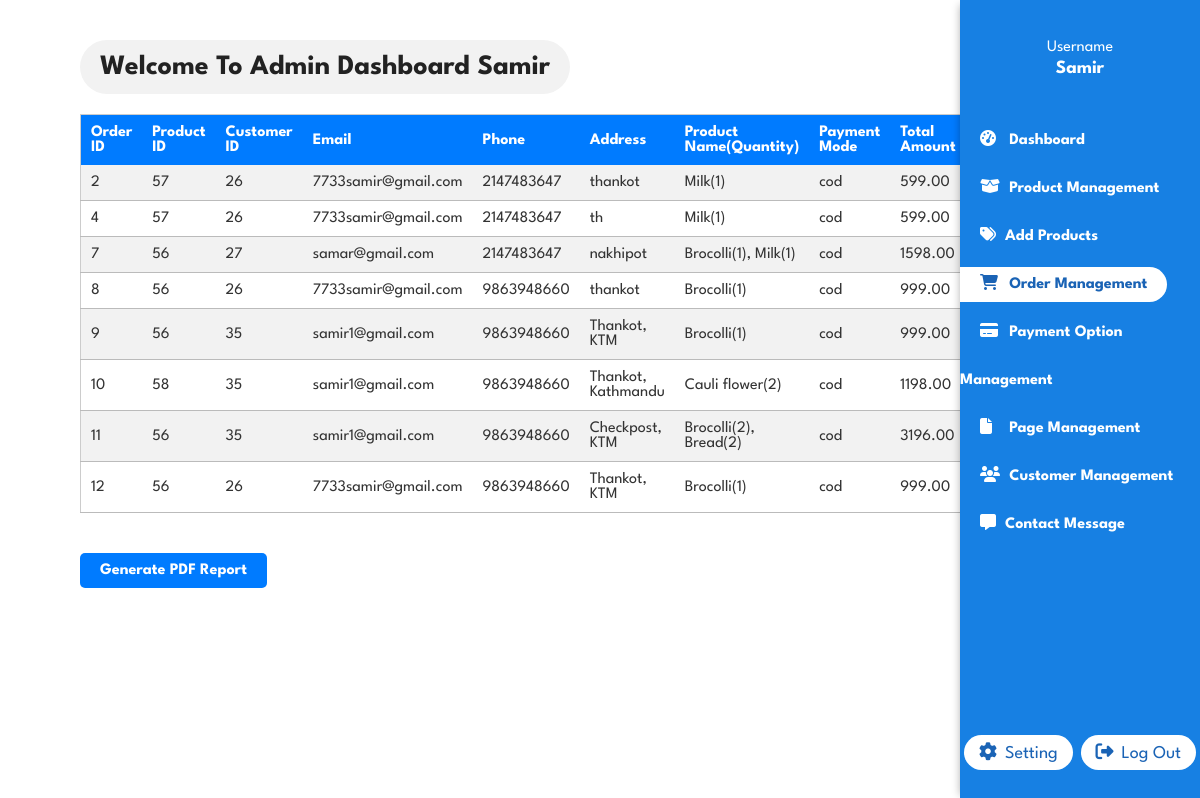
/admin/orders.php (signed in), run on the app's committed database.
### tables this page shows
CREATE TABLE `users_table` (
  `id` int(11) NOT NULL,
  `name` varchar(50) NOT NULL,
  `email` varchar(100) NOT NULL,
  `password` varchar(50) NOT NULL,
  `phone` bigint(20) NOT NULL
);

CREATE TABLE `orders` (
  `order_id` int(11) NOT NULL,
  `product_id` int(11) DEFAULT NULL,
  `customer_id` int(11) NOT NULL,
  `username` varchar(50) NOT NULL,
  `email` varchar(50) NOT NULL,
  `phone` bigint(15) NOT NULL,
  `address` varchar(100) NOT NULL,
  `payment_mode` varchar(50) NOT NULL,
  `products` varchar(500) NOT NULL,
  `paid_amount` float(10,2) NOT NULL
);

### admin/orders.php (the view, shortened to what this page needs)
<?php
include '../dbconnect.php';
if(isset($_SESSION['user_id'])) {
    $user_id = $_SESSION['user_id'];
    $admin_query = mysqli_query($conn, "SELECT * FROM users_table WHERE id = '$user_id'");
    $adminData = mysqli_fetch_assoc($admin_query);
} else {
    echo '<script>alert("User ID is not set"); window.location.href = "admin_login.php";</script>';
}
?>
<!DOCTYPE html>
<html lang="en">
<head>
    <link rel="stylesheet" href="../css/styles.css">
    <link rel="stylesheet" href="../css/admin.css">
    <link rel="stylesheet" href="../css/customer.css">
</head>
<body>
    <section id="dashboard">
        <div class="left-dash-sec section-p1">
            <h2>Welcome To Admin Dashboard <?php echo $adminData['name']?></h2>
            <div class="recent-order">
                <div class="container">
                    <table class="user-table">
                        <tr>
                            <th>Order ID</th>
                            <th>Product ID</th>
                            <th>Customer ID</th>
                            <th>Email</th>
                            <th>Phone</th>
                            <th>Address</th>
                            <th>Product Name(Quantity)</th>
                            <th>Payment Mode</th>
                            <th>Total Amount</th>
                        </tr>
                        <?php
                        $sql = "SELECT * FROM orders";
                        $result = mysqli_query($conn, $sql);
                        if (mysqli_num_rows($result) > 0) {
                            while ($row = mysqli_fetch_assoc($result)) {
                                $orderID = $row['order_id'];
                                $productID = $row['product_id'];
                                $customerID = $row['customer_id'];
                                $email = $row['email'];
                                $phone = $row['phone'];
                                $address = $row['address'];
                                $products = $row['products'];
                                $payment_mode = $row['payment_mode'];
                                $totalAmount = $row['paid_amount'];
                                echo '<tr>';
                                echo '<td>' . $orderID . '</td>';
                                echo '<td>' . $productID . '</td>';
                                echo '<td>' . $customerID . '</td>';
                                echo '<td>' . $email . '</td>';
                                echo '<td>' . $phone . '</td>';
                                echo '<td>' . $address . '</td>';
                                echo '<td>' . $products . '</td>';
                                echo '<td>' . $payment_mode . '</td>';
                                echo '<td>' . $totalAmount . '</td>';
                                echo '</tr>';
                            }
                        } else {
                            echo '<tr><td colspan="4">No orders found.</td></tr>';
                        }
                        ?>
                    </table>
                    <button class='generate-pdf' onclick="window.location.href='ordersReportAdmin.php'">Generate PDF Report</button>
                </div>
            </div>
        </div>
        <div class="right-dash-sec">
            <div class="sidebar">
                <div class='name'>
                    <span>Username</span>
                    <h3><?php echo $_SESSION['admin_name']; ?></h3>
                </div>
                <nav>
                    <ul>
                        <li><a href="admin.php"><i class="fas fa-tachometer-alt"></i> Dashboard</a></li>
                        <li><a href="manageProducts.php"><i class="fas fa-box-open"></i> Product Management</a></li>
                        <li><a href="addProduct.php"><i class="fas fa-tags"></i>Add Products</a></li>
                        <li><a class="active" href="#"><i class="fas fa-shopping-cart"></i> Order Management</a></li>
                        <li><a href="#"><i class="fas fa-credit-card"></i> Payment Option Management</a></li>
                        <li><a href="#"><i class="fas fa-file"></i> Page Management</a></li>
                        <li><a href="manageCustomer.php"><i class="fas fa-users"></i> Customer Management</a></li>
                        <li><a href="../contact/contactdata.php"><i class="fas fa-message"></i>Contact Message</a></li>
                    </ul>
                </nav>
                <div class="setting">
                    <a><i class="fa-solid fa-gear"></i>Setting</a>
                    <a href="adminLogout.php"><i class="fa-solid fa-right-from-bracket"></i>Log Out</a>
                </div>
            </div>
        </div>
    </section>
</body>
</html>

### css/styles.css (style rules this page uses)
* { margin: 0; padding: 0; box-sizing: border-box; font-family: 'League Spartan', sans-serif; }
h2 { font-size: 46px; line-height: 54px; color: #222; }
.section-p1 { padding: 40px 80px; }
body { width: 100%; }
.front h4, h2, p { padding-bottom: 15px; }
#cart th, td { padding: 10px; border-bottom: 1px solid #bbbbbb; color: #333; }
#dashboard { display: flex; justify-content: space-between; width: 100%; }
.left-dash-sec { width: 80%; }
.right-dash-sec { width: 20%; box-shadow: -5px 0px 8px -5px rgba(0,0,0,0.3) ; position: fixed; top: 0; right: 0; }
.left-dash-sec h2 { font-size: 28px; background: #f2f2f2; display: inline-block; padding: 0 20px; border-radius: 50px; }
.sidebar { background-color: #1780e3; height: 100vh; color: #fff; padding-top: 40px; position: relative; display: flex; flex-direction: column; box-shadow: 4px 0px 4px rgba(0, 0, 0, 0.1); }
.sidebar nav { display: flex; flex-direction: column; }
.sidebar nav ul { margin-top: 40px; list-style: none; }
.sidebar nav li a { text-decoration: none; color: #fff; font-size: 16px; padding: 0 20px; line-height: 3; font-weight: 700; transition: 0.3s; }
.sidebar nav a.active, .sidebar nav a:hover { background-color: white; border-radius: 50px; color: #1a63b5; padding: 10px 20px; white-space: nowrap; border-top-left-radius: 0; border-bottom-left-radius: 0; }
.sidebar nav li a i { margin-right: 15px; max-width: 10px; }
.name { text-align: center; }
.name h3 { margin-top: 5px; text-transform: capitalize; }
.setting { display: flex; justify-content: space-around; margin-top: auto; align-items: center; margin-bottom: 30px; }
.setting a { color: #1a63b5; font-size: 18px; background-color: #ffffff; border-radius: 50px; border: none; outline: none; cursor: pointer; padding: 8px 15px; text-decoration: none; }
.setting a i { margin-right: 8px; }
.recent-order { margin-top: 20px; }

### css/admin.css (style rules this page uses)
.mng-pro th, td { padding: 10px; border-bottom: 1px solid #bbbbbb; }
.user-table { width: 100%; border-collapse: collapse; background-color: #fff; border: 1px solid #ccc; }
.user-table th, .user-table td { padding: 10px; text-align: left; }
.user-table th { background-color: #007bff; color: #fff; }
.user-table tr:nth-child(even) { background-color: #f2f2f2; }
.generate-pdf { display: inline-block; padding: 10px 20px; font-size: 16px; margin-top: 40px; font-weight: bold; text-align: center; text-decoration: none; border: none; border-radius: 5px; cursor: pointer; color: #fff; background-color: #007bff; transition: background-color 0.3s ease; }

### css/customer.css (style rules this page uses)
* { margin:0; padding:0; box-sizing: border-box; font-family: 'League Spartan', sans-serif; }

### data on the page
users_table: name "Samir"
orders: order_id "2", product "57", customer "26", email "7733samir@gmail.com", phone "2147483647", address "thankot", products "Milk(1)", payment_mode "cod", paid_amount "599.00"
orders: order_id "4", product "57", customer "26", email "7733samir@gmail.com", phone "2147483647", address "th", products "Milk(1)", payment_mode "cod", paid_amount "599.00"
orders: order_id "7", product "56", customer "27", email "samar@gmail.com", phone "2147483647", address "nakhipot", products "Brocolli(1), Milk(1)", payment_mode "cod", paid_amount "1598.00"
orders: order_id "8", product "56", customer "26", email "7733samir@gmail.com", phone "9863948660", address "thankot", products "Brocolli(1)", payment_mode "cod", paid_amount "999.00"
orders: order_id "9", product "56", customer "35", email "samir1@gmail.com", phone "9863948660", address "Thankot, KTM", products "Brocolli(1)", payment_mode "cod", paid_amount "999.00"
orders: order_id "10", product "58", customer "35", email "samir1@gmail.com", phone "9863948660", address "Thankot, Kathmandu", products "Cauli flower(2)", payment_mode "cod", paid_amount "1198.00"
orders: order_id "11", product "56", customer "35", email "samir1@gmail.com", phone "9863948660", address "Checkpost, KTM", products "Brocolli(2), Bread(2)", payment_mode "cod", paid_amount "3196.00"
orders: order_id "12", product "56", customer "26", email "7733samir@gmail.com", phone "9863948660", address "Thankot, KTM", products "Brocolli(1)", payment_mode "cod", paid_amount "999.00"

### other printed values
$_SESSION['admin_name'] "Samir"
